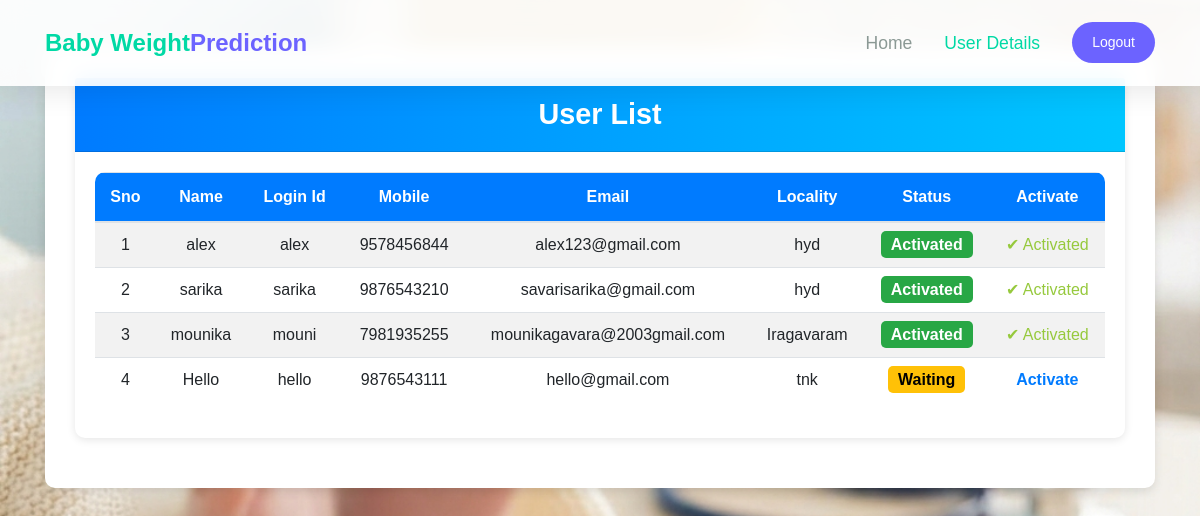
Page /ViewRegisteredUsers/ on the committed database.
### users/models.py (models this page shows, shortened)
class UserRegistrationModel(models.Model):
    name = models.CharField(max_length=100)
    loginid = models.CharField(unique=True, max_length=100)
    password = models.CharField(max_length=100)
    mobile = models.CharField(unique=True, max_length=100)
    email = models.CharField(unique=True, max_length=100)
    locality = models.CharField(max_length=100)
    address = models.CharField(max_length=1000)
    city = models.CharField(max_length=100)
    state = models.CharField(max_length=100)
    status = models.CharField(max_length=100)
    class Meta:
        db_table = 'UserRegistrations'

### admins/views.py (the view)
# urls.py: path("ViewRegisteredUsers/", admins.ViewRegisteredUsers, name="ViewRegisteredUsers"),
def ViewRegisteredUsers(request):
    data = UserRegistrationModel.objects.all()
    return render(request, 'admins/RegisteredUsers.html', {'data': data})

### assets/templates/admins/RegisteredUsers.html (shortened to what this page needs)
{% extends 'admins/adminbase.html' %}
{% block user_list %}active{% endblock %}
{% block content %}
    <div class="container mt-4">
        <div class="jumbotron">
            <div class="row">
                <div class="col-md-12">
                    <div class="card">
                        <div class="card-header">User List</div>
                        <div class="card-body">
                            <table class="table table-striped">
                                <thead>
                                <tr>
                                    <th scope="col">Sno</th>
                                    <th scope="col">Name</th>
                                    <th scope="col">Login Id</th>
                                    <th scope="col">Mobile</th>
                                    <th scope="col">Email</th>
                                    <th scope="col">Locality</th>
                                    <th scope="col">Status</th>
                                    <th scope="col">Activate</th>
                                </tr>
                                </thead>
                                <tbody>
                                {% for user in data %}
                                    <tr>
                                        <td>{{ forloop.counter }}</td>
                                        <td>{{ user.name }}</td>
                                        <td>{{ user.loginid }}</td>
                                        <td>{{ user.mobile }}</td>
                                        <td>{{ user.email }}</td>
                                        <td>{{ user.locality }}</td>
                                        <td>
                                            {% if user.status == 'waiting' %}
                                                <span class="status-waiting">Waiting</span>
                                            {% else %}
                                                <span class="status-active">Activated</span>
                                            {% endif %}
                                        </td>
                                        <td>
                                            {% if user.status == 'waiting' %}
                                                <a class="btn-link" href="/AdminActivaUsers/?uid={{ user.id }}">Activate</a>
                                            {% else %}
                                                <span class="text-success">✔ Activated</span>
                                            {% endif %}
                                        </td>
                                    </tr>
                                {% endfor %}
                                </tbody>
                            </table>
                        </div>
                    </div>
                </div>
            </div>
        </div>
    </div>
{% endblock %}

### assets/templates/admins/adminbase.html (shortened to what this page needs)
{% load static %}
<!DOCTYPE html>
<html lang="en">
<head>
    <link rel="stylesheet" href="{% static 'css/maicons.css' %}">
    <link rel="stylesheet" href="{% static 'css/bootstrap.css' %}">
    <link rel="stylesheet" href="{% static 'vendor/owl-carousel/css/owl.carousel.css' %}">
    <link rel="stylesheet" href="{% static 'vendor/animate/animate.css' %}">
    <link rel="stylesheet" href="{% static 'css/theme.css' %}">
</head>
<body>
    <header>
        <nav class="navbar navbar-expand-lg navbar-light fixed-top">
            <div class="container">
                <a class="navbar-brand" href="#"><span class="text-primary">Baby Weight</span>Prediction</a>
                <div class="collapse navbar-collapse" id="navbarSupport">
                    <ul class="navbar-nav ml-auto">
                        <li class="nav-item {% block admin_home %} {% endblock %}">
                            <a class="nav-link" href="{% url 'AdminHome' %}">Home</a>
                        </li>
                        <li class="nav-item {% block user_list %} {% endblock %}">
                            <a class="nav-link" href="{% url 'ViewRegisteredUsers' %}">User Details</a>
                        </li>
                        <li class="nav-item">
                            <a class="btn btn-primary ml-lg-3" href="{% url 'index' %}">Logout</a>
                        </li>
                    </ul>
                </div>
            </div>
        </nav>
    </header>
    <br>
    {% block content %}
    {% endblock %}
</body>
</html>

### assets/static/css/theme.css (style rules this page uses)
:root { --primary: #6C63FF; --accent: #FF6584; --secondary: #3F3D56; --warning: #F9A826; --info: #00B4D8; --danger: #EF476F; --success: #06D6A0; --dark: #2F2E41; --light: #F2F2F2; --cs: #596261; --grey: #6E807A; }
body { font-family: "Source Sans Pro", sans-serif; line-height: 1.5; color: #343531; }
a { color: #07be94; text-decoration: none; background-color: transparent; }
.text-primary { color: #00D9A5 !important; }
.text-success { color: #96C93D !important; }
.btn-primary { color: #fff; background-color: #00D9A5; border-color: transparent; }
.btn-link { font-weight: 400; color: #07be94; text-decoration: none; }
.btn { padding: 8px 24px; }
.navbar { min-height: 70px; }
.navbar-brand { font-weight: 600; padding-top: 10px; padding-bottom: 10px; }
.navbar-nav { margin-top: 10px; border-top: 1px solid #E8EEE4; flex-shrink: 0; }
.navbar-nav .nav-link { transition: all .2s ease; }
.navbar-nav .btn { font-size: 14px; }
.navbar-light .navbar-nav .nav-link { color: rgba(110, 128, 122, 0.8); }
.navbar-light .navbar-nav .show>.nav-link, .navbar-light .navbar-nav .active>.nav-link, .navbar-light .navbar-nav .nav-link.show, .navbar-light .navbar-nav .nav-link.active { font-weight: 500; color: #00D9A5; }
@media (min-width: 992px) { .navbar-expand-lg .navbar-nav { margin-top: 0; border-top: none; } }
@media (min-width: 992px) { .navbar-expand-lg .navbar-nav .nav-link { padding-right: 16px; padding-left: 16px; } }
@media (min-width: 992px) { .navbar-expand-lg .navbar-nav { align-items: center; } }

### assets/templates/admins/RegisteredUsers.html (style rules this page uses)
body { font-family: "Poppins", sans-serif; background-color: #f4f6f9; }
.jumbotron { background: white; margin-top: 20px; padding: 30px; border-radius: 10px; box-shadow: 0px 4px 10px rgba(0, 0, 0, 0.1); }
.card { border: none; border-radius: 10px; box-shadow: 0px 2px 8px rgba(0, 0, 0, 0.1); background: #fff; margin-bottom: 20px; }
.card-header { background: linear-gradient(to right, #007bff, #00c6ff); color: white; text-align: center; font-size: 1.8rem; font-weight: bold; padding: 15px; border-radius: 10px 10px 0 0; }
.table { background: #fff; border-radius: 10px; overflow: hidden; }
.table th { background: #007bff; color: white; text-align: center; padding: 12px; font-size: 1rem; }
.table td { text-align: center; padding: 10px; font-size: 1rem; }
.btn-link { font-weight: bold; text-decoration: none; color: #007bff; }
.status-waiting { background: #ffc107; color: black; padding: 5px 10px; border-radius: 5px; font-weight: bold; }
.status-active { background: #28a745; color: white; padding: 5px 10px; border-radius: 5px; font-weight: bold; }

### rows in the picture
UserRegistrationModel: name "alex", loginid "alex", mobile "9578456844", email "alex123@gmail.com", locality "hyd", status "Activated"
UserRegistrationModel: name "sarika", loginid "sarika", mobile "9876543210", email "savarisarika@gmail.com", locality "hyd", status "Activated"
UserRegistrationModel: name "mounika", loginid "mouni", mobile "7981935255", email "mounikagavara@2003gmail.com", locality "Iragavaram", status "Activated"
UserRegistrationModel: name "Hello", loginid "hello", mobile "9876543111", email "hello@gmail.com", locality "tnk", status "Waiting"
